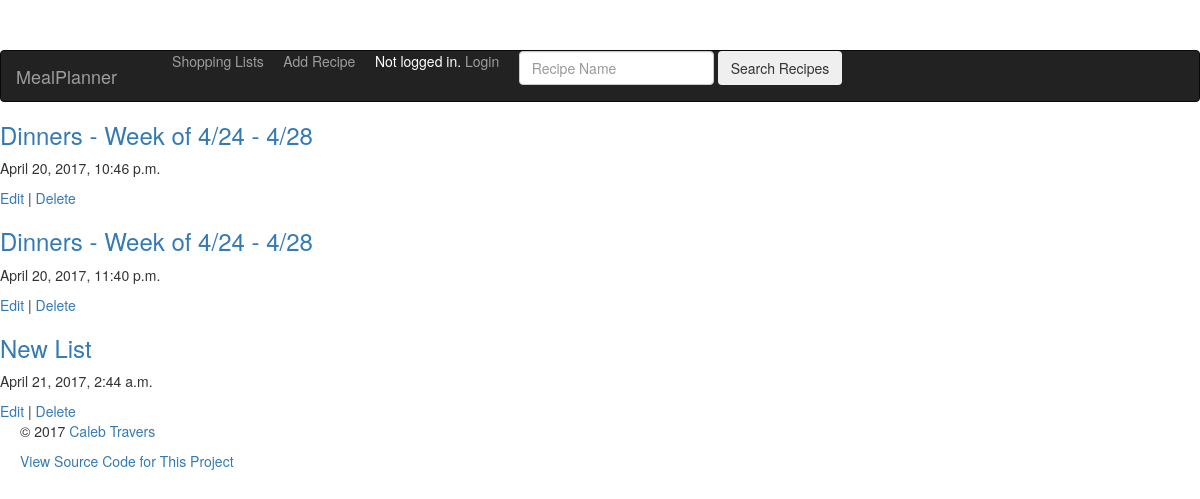
The app's page /mealplanner/lists/ with its own data.
### mealplanner/models.py (models this page shows, shortened)
class ShoppingList(models.Model):
    name = models.CharField(max_length=55)
    created = models.DateTimeField(auto_now_add = True)
    recipes = models.ManyToManyField(Recipe)
    class Meta:
        ordering = ('created',)

### mealplanner/views.py (the view)
class ListIndex(generic.base.TemplateView):
    template_name = "mealplanner/list_index.html"
    def get_context_data(self, **kwargs):
        context = super(ListIndex, self).get_context_data(**kwargs)
        context['list_index'] = ShoppingList.objects.all()
        return context

### mealplanner/templates/mealplanner/list_index.html (shortened to what this page needs)
{% extends "mealplanner/base.html" %}
{% block content %}
{% if list_index.count == 0 %}
<p>No lists yet!</p>
{% else %}
{% for list in list_index %}
<h3><a href="{% url 'mealplanner:list-recipe' list.pk %}">{{ list.name }}</a></h3>
<p>{{ list.created }}</p>
<a href="{% url 'mealplanner:list-update' list.pk %}">Edit</a> | <a href="{% url 'mealplanner:list-delete' list.pk %}">Delete</a>
{% endfor %}
{% endif %}
{% endblock %}

### mealplanner/static/mealplanner/starter-template.css (style rules this page uses)
body { padding-top: 5rem; }

### records on screen
ShoppingList: name "Dinners - Week of 4/24 - 4/28", created "April 20, 2017, 10:46 p.m."
ShoppingList: name "Dinners - Week of 4/24 - 4/28", created "April 20, 2017, 11:40 p.m."
ShoppingList: name "New List", created "April 21, 2017, 2:44 a.m."
